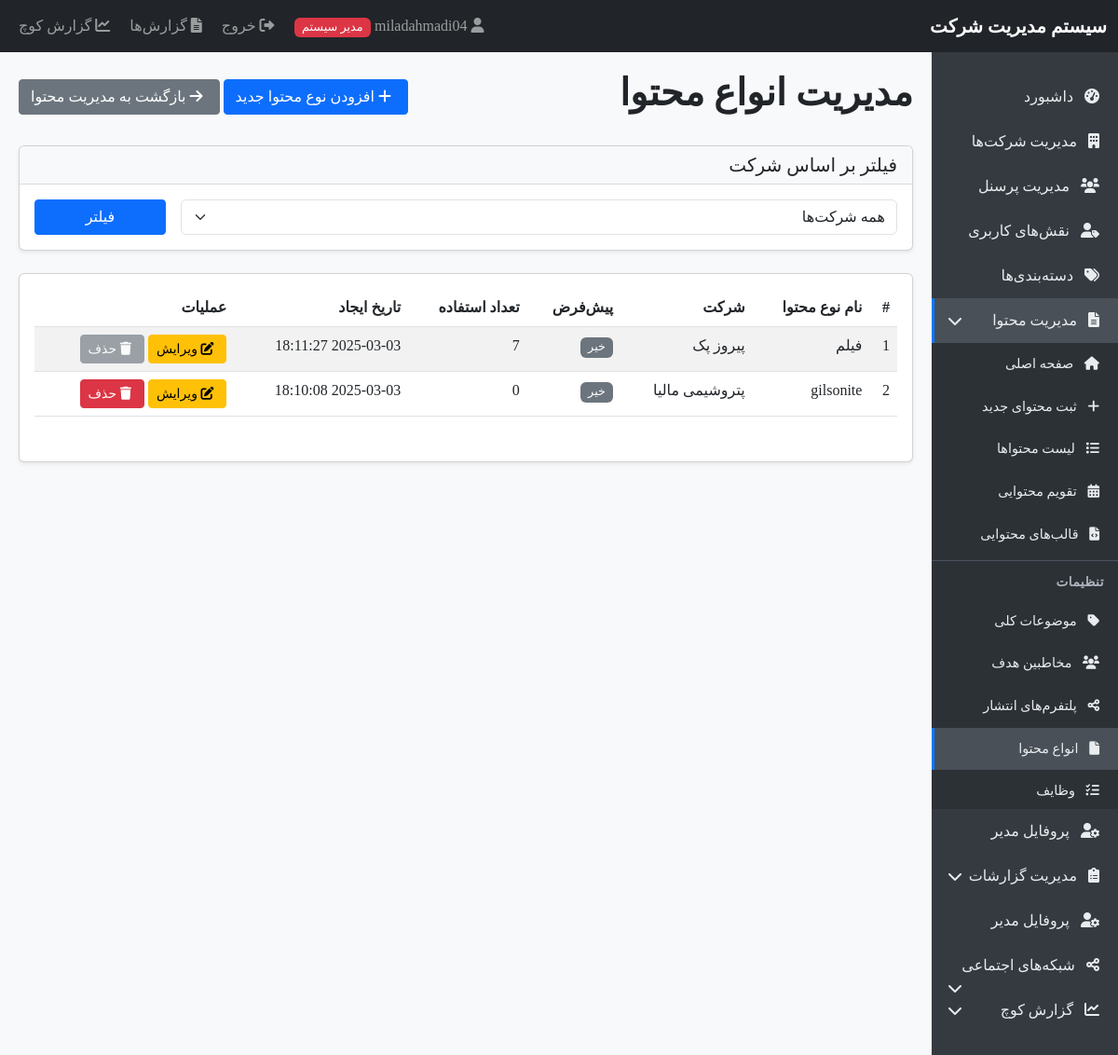
/content_types.php (signed in), run on the app's committed database.
### tables this page shows
CREATE TABLE `content_types` (
  `id` int(11) NOT NULL,
  `company_id` int(11) NOT NULL,
  `name` varchar(100) NOT NULL,
  `is_default` tinyint(1) DEFAULT 0,
  `created_at` timestamp NOT NULL DEFAULT current_timestamp()
);

CREATE TABLE `companies` (
  `id` int(11) NOT NULL,
  `name` varchar(100) NOT NULL,
  `is_active` tinyint(1) DEFAULT 1,
  `created_at` timestamp NOT NULL DEFAULT current_timestamp()
);

### functions.php (called while the page is built, shortened)
<?php
function isAdmin() {
    return isset($_SESSION['user_type']) && $_SESSION['user_type'] === 'admin';
}

### content_types.php (the view, shortened to what this page needs)
<?php
require_once 'database.php';
require_once 'functions.php';
$companyId = isAdmin() ? (isset($_GET['company']) ? clean($_GET['company']) : '') : $_SESSION['company_id'];
$query = "SELECT t.*, c.name as company_name,
         (SELECT COUNT(*) FROM content_type_relations WHERE type_id = t.id) as usage_count
         FROM content_types t
         JOIN companies c ON t.company_id = c.id ";
if (!isAdmin()) {
    $query .= " WHERE t.company_id = ? ";
    $params = [$_SESSION['company_id']];
} else if (!empty($companyId)) {
    $query .= " WHERE t.company_id = ? ";
    $params = [$companyId];
} else {
    $params = [];
}
$query .= " ORDER BY t.company_id, t.name";
$stmt = $pdo->prepare($query);
$stmt->execute($params);
$types = $stmt->fetchAll();
include 'header.php';
?>
<div class="d-flex justify-content-between align-items-center mb-4">
    <h1>مدیریت انواع محتوا</h1>
    <div>
        <button type="button" class="btn btn-primary" data-bs-toggle="modal" data-bs-target="#addTypeModal">
            <i class="fas fa-plus"></i> افزودن نوع محتوا جدید
        </button>
        <a href="content_management.php<?php echo isAdmin() && !empty($companyId) ? '?company=' . $companyId : ''; ?>" class="btn btn-secondary">
            <i class="fas fa-arrow-right"></i> بازگشت به مدیریت محتوا
        </a>
    </div>
</div>
<?php if (isAdmin()): ?>
    <div class="card mb-4">
        <div class="card-header bg-light">
            <h5 class="mb-0">فیلتر بر اساس شرکت</h5>
        </div>
        <div class="card-body">
            <form method="GET" action="" class="row g-3">
                <div class="col-md-10">
                    <select class="form-select" name="company">
                        <option value="">همه شرکت‌ها</option>
                    </select>
                </div>
                <div class="col-md-2">
                    <button type="submit" class="btn btn-primary w-100">فیلتر</button>
                </div>
            </form>
        </div>
    </div>
<?php endif; ?>
<div class="card">
    <div class="card-body">
        <?php if (count($types) > 0): ?>
            <div class="table-responsive">
                <table class="table table-striped">
                    <thead>
                        <tr>
                            <th>#</th>
                            <th>نام نوع محتوا</th>
                            <?php if (isAdmin()): ?>
                                <th>شرکت</th>
                            <?php endif; ?>
                            <th>پیش‌فرض</th>
                            <th>تعداد استفاده</th>
                            <th>تاریخ ایجاد</th>
                            <th>عملیات</th>
                        </tr>
                    </thead>
                    <tbody>
                        <?php foreach ($types as $index => $type): ?>
                            <tr>
                                <td><?php echo $index + 1; ?></td>
                                <td><?php echo $type['name']; ?></td>
                                <?php if (isAdmin()): ?>
                                    <td><?php echo $type['company_name']; ?></td>
                                <?php endif; ?>
                                <td>
                                    <?php if ($type['is_default']): ?>
                                        <span class="badge bg-success">بله</span>
                                    <?php else: ?>
                                        <span class="badge bg-secondary">خیر</span>
                                    <?php endif; ?>
                                </td>
                                <td><?php echo $type['usage_count']; ?></td>
                                <td><?php echo $type['created_at']; ?></td>
                                <td>
                                    <button type="button" class="btn btn-sm btn-warning"
                                            data-bs-toggle="modal"
                                            data-bs-target="#editTypeModal"
                                            data-id="<?php echo $type['id']; ?>"
                                            data-name="<?php echo $type['name']; ?>"
                                            data-default="<?php echo $type['is_default']; ?>">
                                        <i class="fas fa-edit"></i> ویرایش
                                    </button>
                                    <?php if ($type['usage_count'] == 0): ?>
                                        <a href="?<?php echo isAdmin() && !empty($companyId) ? 'company=' . $companyId . '&' : ''; ?>delete=<?php echo $type['id']; ?>"
                                           class="btn btn-sm btn-danger"
                                           onclick="return confirm('آیا از حذف این نوع محتوا اطمینان دارید؟')">
                                            <i class="fas fa-trash"></i> حذف
                                        </a>
                                    <?php else: ?>
                                        <button class="btn btn-sm btn-secondary" disabled>
                                            <i class="fas fa-trash"></i> حذف
                                        </button>
                                    <?php endif; ?>
                                </td>
                            </tr>
                        <?php endforeach; ?>
                    </tbody>
                </table>
            </div>
        <?php else: ?>
            <div class="alert alert-info">
                هیچ نوع محتوایی یافت نشد.
            </div>
        <?php endif; ?>
    </div>
</div>
<?php include 'footer.php'; ?>

### header.php (style rules this page uses)
body { font-family: Tahoma, Arial, sans-serif; background-color: #f8f9fa; }
.badge { font-size: 80%; font-weight: normal; }
.card { box-shadow: 0 0.125rem 0.25rem rgba(0, 0, 0, 0.075); margin-bottom: 1.5rem; }
.card-header { border-bottom: 1px solid rgba(0, 0, 0, 0.125); background-color: rgba(0, 0, 0, 0.03); }
.btn { border-radius: 0.25rem; }
.btn-sm { padding: 0.25rem 0.5rem; font-size: 0.875rem; }
.fas, .fab { margin-right: 5px; }
.table-responsive { margin-bottom: 1rem; }

### data on the page
content_types: name "فیلم", company.name "پیروز پک", is_default "خیر", usage_count "7", created_at "2025-03-03 18:11:27", shows "حذف"
content_types: name "gilsonite", company.name "پتروشیمی مالیا", is_default "خیر", usage_count "0", created_at "2025-03-03 18:10:08"

### other printed values
$_SESSION['username'] "miladahmadi04"
